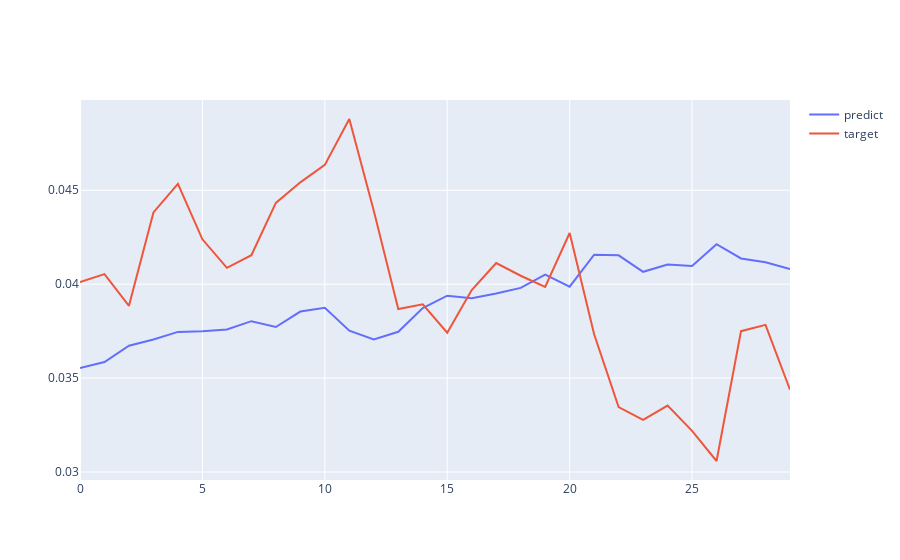

Write notebook code for a chart like this one.
### Code cell
# 绘制预测数据与目标数据
drawPredictAndTarget(predicts_test, targets_test, 2)
